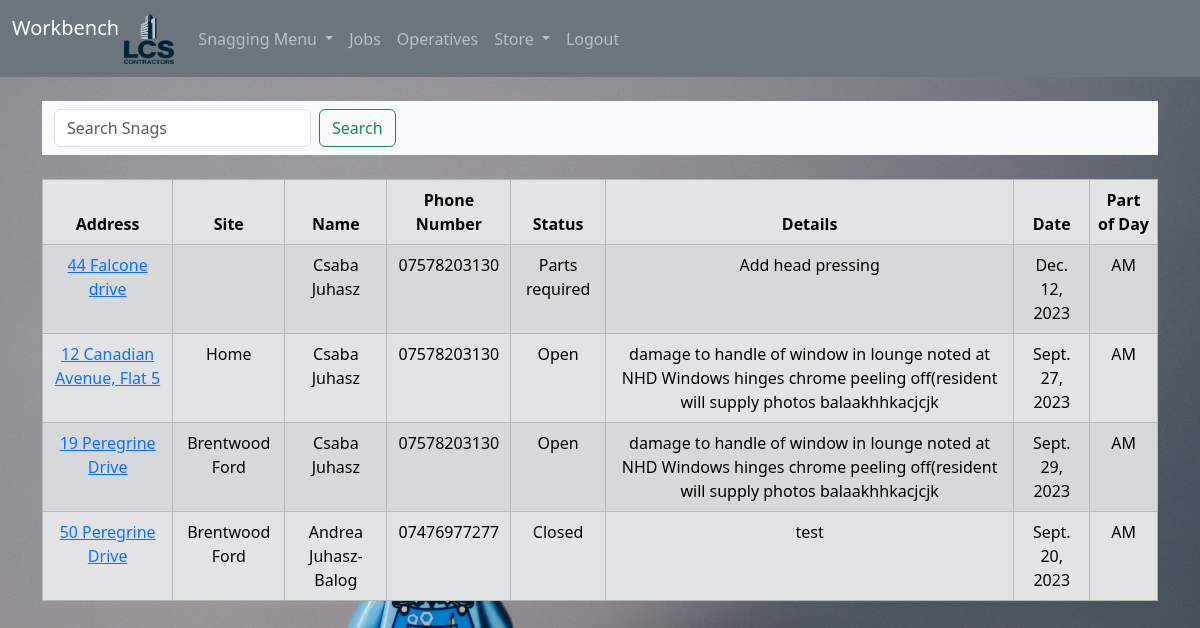
Before: /home/ (signed in) with the older database file.
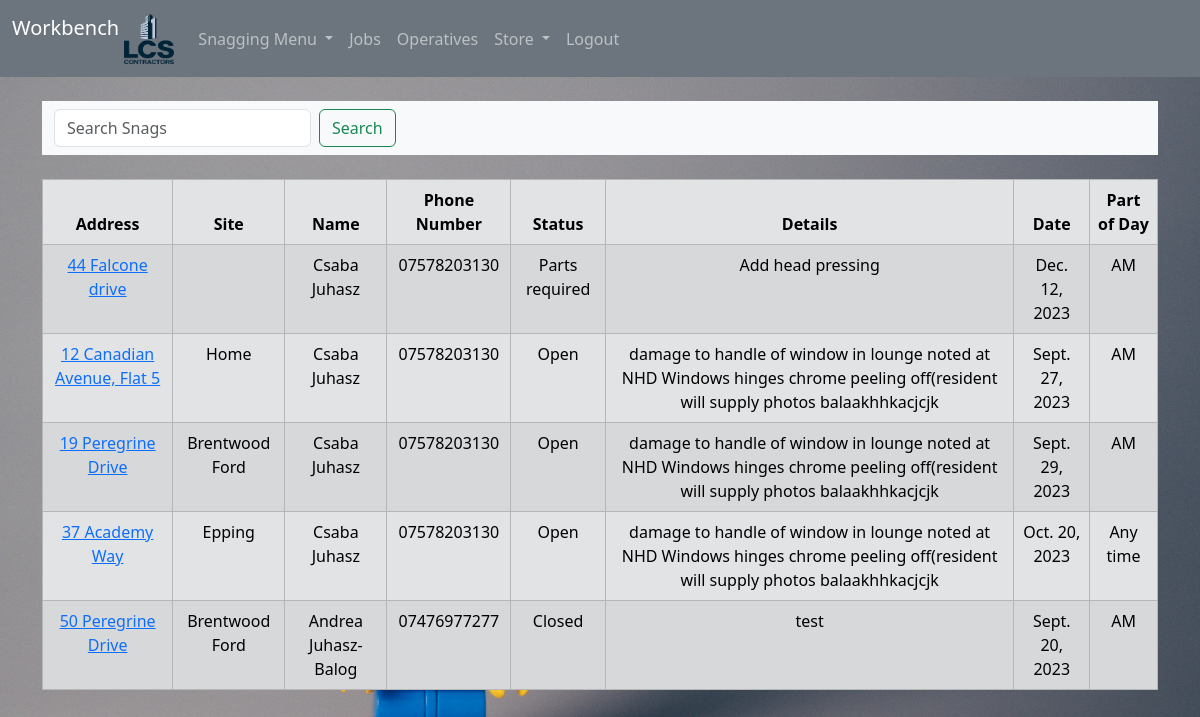
After: the same page with the newer database file.
### snags/models.py (models this page shows, shortened)
class Snag(models.Model):
    status_open = "Open"
    status_closed = "Closed"
    status_delivery = "Parts required"
    status_choices = [
        (status_open, "Open"),
        (status_closed, "Closed"),
        (status_delivery, "Parts required"),
    ]
    am_pm_am = "AM"
    am_pm_pm = "PM"
    am_pm_pm = "Any time"
    am_pm_choices = [
        (am_pm_am, "AM"),
        (am_pm_pm, "PM"),
        (am_pm_pm, "Any time"),
    ]
    site = models.CharField(max_length=200, null=True, blank=True)
    address = models.CharField(max_length=200)
    post_code = models.CharField(max_length=200)
    plot_number = models.PositiveIntegerField()
    ref_number = models.CharField(max_length=200)
    first_name = models.CharField(max_length=200)
    last_name = models.CharField(max_length=200)
    phone_number = models.CharField(max_length=200)
    email = models.EmailField(max_length=200)
    snag_details = models.TextField(null=True, blank=True)
    notes = models.TextField(null=True, blank=True)
    booked_date = models.DateField(null=True)
    am_pm = models.CharField(max_length=10, choices=am_pm_choices, default=am_pm_am)
    status = models.CharField(
        max_length=20, choices=status_choices, default=status_open
    )
    created_at = models.DateTimeField(auto_now_add=True)
    class Meta:
        ordering = ["booked_date"]

### snags/views.py (the view)
# urls.py: path("home/", views.index, name="snags/home"),
def index(request):
    snags = Snag.objects.all().order_by(
        "-status",
        "booked_date",
        "am_pm",
        "site",
    )
    if request.method == "POST":
        username = request.POST["username"]
        password = request.POST["password"]
        user = authenticate(request, username=username, password=password)
        if user is not None:
            login(request, user)
            messages.success(request, "Nice to see you again Sunshine  :)")
            return redirect("core")
        else:
            messages.success(request, "Error ,please try again")
            return redirect("snags/home")
    else:
        return render(request, "snags/home.html", {"snags": snags})

### snags/templates/snags/home.html (shortened to what this page needs)
{%extends 'base.html'%} {%block content%} {%if user.is_authenticated %}
<nav class="navbar bg-body-tertiary">
  <div class="container-fluid">
    <form class="d-flex" method="POST" action="{%url 'search'%}" role="search">
      <input
        class="form-control me-2"
        type="search"
        placeholder="Search Snags"
        aria-label="Search"
        name="searched"
      />
      <button class="btn btn-outline-success" type="submit">Search</button>
    </form>
  </div>
</nav>
<br />
<table class="table table-hover table-bordered table-secondary table-striped">
  <thead class="table-secondary">
    <tr>
      <th scope="col">Address</th>
      <th scope="col">Site</th>
      <th scope="col">Name</th>
      <th scope="col">Phone Number</th>
      <th scope="col">Status</th>
      <th scope="col">Details</th>
      <th scope="col">Date</th>
      <th scope="col">Part of Day</th>
    </tr>
  </thead>
  <tbody>
    {% if snags %} {%for snag in snags%}
    <tr>
      <td>
        <a href="{% url 'snags/customer' snag.id %}">{{ snag.address }}</a>
      </td>
      <td>{{snag.site}}</td>
      <td>{{snag.first_name}} {{snag.last_name}}</td>
      <td>{{snag.phone_number}}</td>
      <td>{{snag.status}}</td>
      <td>{{snag.snag_details}}</td>
      <td>{{snag.booked_date}}</td>
      <td>{{snag.am_pm}}</td>
    </tr>
    {%endfor%}
  </tbody>
</table>
{% endif %} {% endif %} {% endblock %}

Changed rows visible on the page:
added Snag: address "37 Academy Way", site "Epping", first_name "Csaba", last_name "Juhasz", phone_number "07578203130", status "Open", snag_details "damage to handle of window in lounge noted at NHD Windows hinges chrome peeling off(resident will supply photos balaakhhkacjcjk", booked_date "Oct. 20, 2023", am_pm "Any time"
